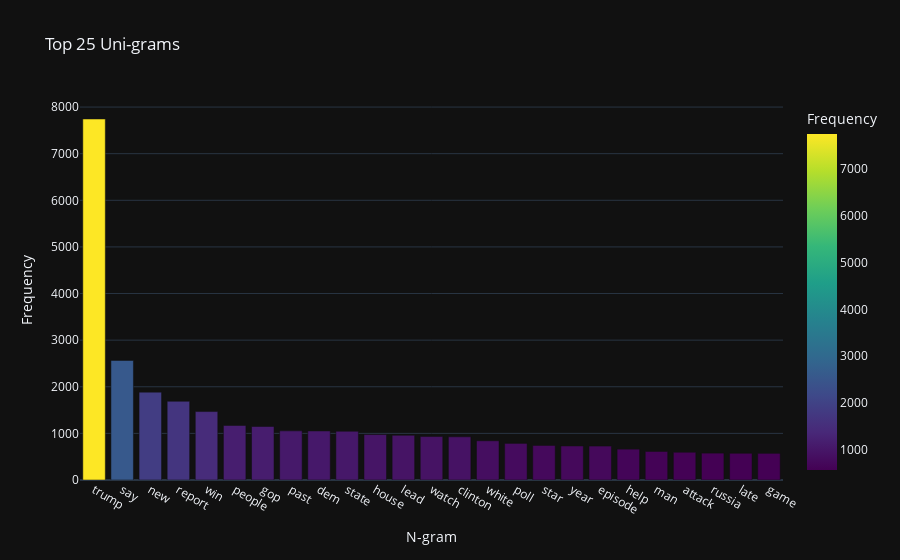
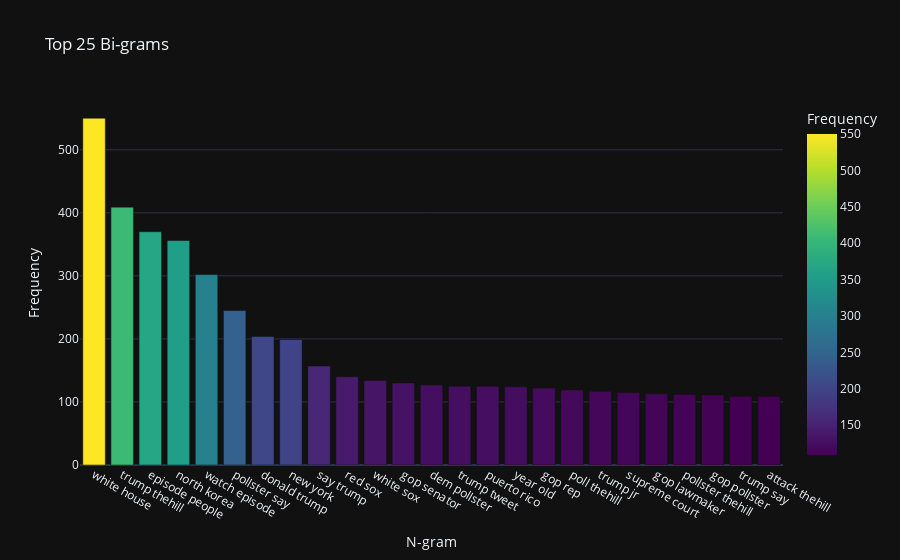
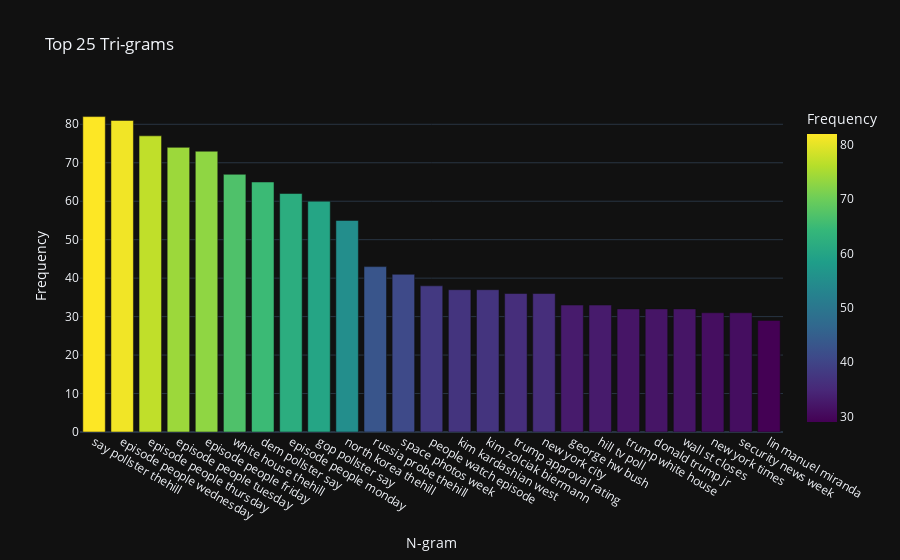
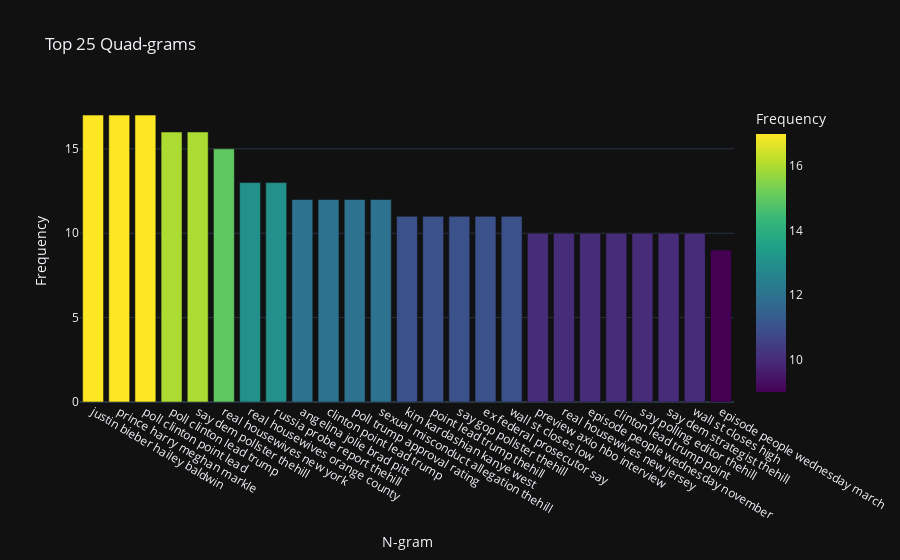

Here is the notebook cell these charts were saved with, in order:
### Markdown cell above
Visualization of N-gram Frequencies

### Code cell
import pandas as pd
from sklearn.feature_extraction.text import CountVectorizer
import plotly.express as px
import string

# Load the dataset
data = pd.read_csv('main.csv')

# Function to clean and prepare text
def clean_text(text):
    # Convert to lower case and remove punctuation
    text = text.lower()
    text = text.translate(str.maketrans('', '', string.punctuation))
    return text

# Apply text cleaning
data['cleaned'] = data['cleaned'].apply(clean_text)

# Function to create n-gram frequency plot
def plot_ngrams(n, max_features=26):
    # Create CountVectorizer object for n-grams
    vectorizer = CountVectorizer(ngram_range=(n, n), stop_words='english', max_features=max_features)
    
    # Fit and transform the data
    ngrams = vectorizer.fit_transform(data['cleaned'])
    
    # Sum up their counts and get feature names
    sum_ngrams = ngrams.sum(axis=0) 
    ngrams_freq = [(word, sum_ngrams[0, idx]) for word, idx in vectorizer.vocabulary_.items()]
    
    # Sort n-grams by frequency
    ngrams_freq = sorted(ngrams_freq, key=lambda x: x[1], reverse=True)
    words, freqs = zip(*ngrams_freq)
    
    # Create a DataFrame
    df_ngrams = pd.DataFrame({'N-gram': words[1:], 'Frequency': freqs[1:]})
    
    # Plot using Plotly
    if n==1:
        grams='Uni'
    elif n==2:
        grams='Bi'
    elif n==3:
        grams='Tri'
    elif n==4:
        grams='Quad'
    fig = px.bar(df_ngrams, x='N-gram', y='Frequency', title=f'Top {25} {grams}-grams', 
                 template='plotly_dark', color='Frequency', color_continuous_scale=px.colors.sequential.Viridis)
    fig.show()

# Plot unigrams, bigrams, and trigrams


## Unigrams

plot_ngrams(1)


## Bigrams
plot_ngrams(2)


## Trigrams
plot_ngrams(3)

## Quadgrams
plot_ngrams(4)

### Figure 1 — Plotly figure (JSON) as saved in the notebook; plotly's stock layout.template omitted (floating-point values rounded to 4 significant figures)
{"data": [{"alignmentgroup": "True", "hovertemplate": "N-gram=%{x}<br>Frequency=%{marker.color}<extra></extra>", "legendgroup": "", "marker": {"color": [7744, 2565, 1885, 1688, 1468, 1169, 1148, 1054, 1051, 1046, 975, 959, 932, 926, 841, 785, 741, 730, 728, 662, 612, 595, 576, 573, 572], "coloraxis": "coloraxis", "pattern": {"shape": ""}}, "name": "", "offsetgroup": "", "orientation": "v", "showlegend": false, "textposition": "auto", "type": "bar", "x": ["trump", "say", "new", "report", "win", "people", "gop", "past", "dem", "state", "house", "lead", "watch", "clinton", "white", "poll", "star", "year", "episode", "help", "man", "attack", "russia", "late", "game"], "xaxis": "x", "y": [7744, 2565, 1885, 1688, 1468, 1169, 1148, 1054, 1051, 1046, 975, 959, 932, 926, 841, 785, 741, 730, 728, 662, 612, 595, 576, 573, 572], "yaxis": "y"}], "layout": {"barmode": "relative", "coloraxis": {"colorbar": {"title": {"text": "Frequency"}}, "colorscale": [[0, "#440154"], [0.1111, "#482878"], [0.2222, "#3e4989"], [0.3333, "#31688e"], [0.4444, "#26828e"], [0.5556, "#1f9e89"], [0.6667, "#35b779"], [0.7778, "#6ece58"], [0.8889, "#b5de2b"], [1, "#fde725"]]}, "legend": {"tracegroupgap": 0}, "title": {"text": "Top 25 Uni-grams"}, "xaxis": {"anchor": "y", "domain": [0, 1], "title": {"text": "N-gram"}}, "yaxis": {"anchor": "x", "domain": [0, 1], "title": {"text": "Frequency"}}}}

### Figure 2 — Plotly figure (JSON) as saved in the notebook; plotly's stock layout.template omitted (floating-point values rounded to 4 significant figures)
{"data": [{"alignmentgroup": "True", "hovertemplate": "N-gram=%{x}<br>Frequency=%{marker.color}<extra></extra>", "legendgroup": "", "marker": {"color": [550, 409, 370, 356, 302, 245, 204, 199, 157, 140, 134, 130, 127, 125, 125, 124, 122, 119, 117, 115, 113, 112, 111, 109, 109], "coloraxis": "coloraxis", "pattern": {"shape": ""}}, "name": "", "offsetgroup": "", "orientation": "v", "showlegend": false, "textposition": "auto", "type": "bar", "x": ["white house", "trump thehill", "episode people", "north korea", "watch episode", "pollster say", "donald trump", "new york", "say trump", "red sox", "white sox", "gop senator", "dem pollster", "trump tweet", "puerto rico", "year old", "gop rep", "poll thehill", "trump jr", "supreme court", "gop lawmaker", "pollster thehill", "gop pollster", "trump say", "attack thehill"], "xaxis": "x", "y": [550, 409, 370, 356, 302, 245, 204, 199, 157, 140, 134, 130, 127, 125, 125, 124, 122, 119, 117, 115, 113, 112, 111, 109, 109], "yaxis": "y"}], "layout": {"barmode": "relative", "coloraxis": {"colorbar": {"title": {"text": "Frequency"}}, "colorscale": [[0, "#440154"], [0.1111, "#482878"], [0.2222, "#3e4989"], [0.3333, "#31688e"], [0.4444, "#26828e"], [0.5556, "#1f9e89"], [0.6667, "#35b779"], [0.7778, "#6ece58"], [0.8889, "#b5de2b"], [1, "#fde725"]]}, "legend": {"tracegroupgap": 0}, "title": {"text": "Top 25 Bi-grams"}, "xaxis": {"anchor": "y", "domain": [0, 1], "title": {"text": "N-gram"}}, "yaxis": {"anchor": "x", "domain": [0, 1], "title": {"text": "Frequency"}}}}

### Figure 3 — Plotly figure (JSON) as saved in the notebook; plotly's stock layout.template omitted (floating-point values rounded to 4 significant figures)
{"data": [{"alignmentgroup": "True", "hovertemplate": "N-gram=%{x}<br>Frequency=%{marker.color}<extra></extra>", "legendgroup": "", "marker": {"color": [82, 81, 77, 74, 73, 67, 65, 62, 60, 55, 43, 41, 38, 37, 37, 36, 36, 33, 33, 32, 32, 32, 31, 31, 29], "coloraxis": "coloraxis", "pattern": {"shape": ""}}, "name": "", "offsetgroup": "", "orientation": "v", "showlegend": false, "textposition": "auto", "type": "bar", "x": ["say pollster thehill", "episode people wednesday", "episode people thursday", "episode people tuesday", "episode people friday", "white house thehill", "dem pollster say", "episode people monday", "gop pollster say", "north korea thehill", "russia probe thehill", "space photos week", "people watch episode", "kim kardashian west", "kim zolciak biermann", "trump approval rating", "new york city", "george hw bush", "hill tv poll", "trump white house", "donald trump jr", "wall st closes", "new york times", "security news week", "lin manuel miranda"], "xaxis": "x", "y": [82, 81, 77, 74, 73, 67, 65, 62, 60, 55, 43, 41, 38, 37, 37, 36, 36, 33, 33, 32, 32, 32, 31, 31, 29], "yaxis": "y"}], "layout": {"barmode": "relative", "coloraxis": {"colorbar": {"title": {"text": "Frequency"}}, "colorscale": [[0, "#440154"], [0.1111, "#482878"], [0.2222, "#3e4989"], [0.3333, "#31688e"], [0.4444, "#26828e"], [0.5556, "#1f9e89"], [0.6667, "#35b779"], [0.7778, "#6ece58"], [0.8889, "#b5de2b"], [1, "#fde725"]]}, "legend": {"tracegroupgap": 0}, "title": {"text": "Top 25 Tri-grams"}, "xaxis": {"anchor": "y", "domain": [0, 1], "title": {"text": "N-gram"}}, "yaxis": {"anchor": "x", "domain": [0, 1], "title": {"text": "Frequency"}}}}

### Figure 4 — Plotly figure (JSON) as saved in the notebook; plotly's stock layout.template omitted (floating-point values rounded to 4 significant figures)
{"data": [{"alignmentgroup": "True", "hovertemplate": "N-gram=%{x}<br>Frequency=%{marker.color}<extra></extra>", "legendgroup": "", "marker": {"color": [17, 17, 17, 16, 16, 15, 13, 13, 12, 12, 12, 12, 11, 11, 11, 11, 11, 10, 10, 10, 10, 10, 10, 10, 9], "coloraxis": "coloraxis", "pattern": {"shape": ""}}, "name": "", "offsetgroup": "", "orientation": "v", "showlegend": false, "textposition": "auto", "type": "bar", "x": ["justin bieber hailey baldwin", "prince harry meghan markle", "poll clinton point lead", "poll clinton lead trump", "say dem pollster thehill", "real housewives new york", "real housewives orange county", "russia probe report thehill", "angelina jolie brad pitt", "clinton point lead trump", "poll trump approval rating", "sexual misconduct allegation thehill", "kim kardashian kanye west", "point lead trump thehill", "say gop pollster thehill", "ex federal prosecutor say", "wall st closes low", "preview axio hbo interview", "real housewives new jersey", "episode people wednesday november", "clinton lead trump point", "say polling editor thehill", "say dem strategist thehill", "wall st closes high", "episode people wednesday march"], "xaxis": "x", "y": [17, 17, 17, 16, 16, 15, 13, 13, 12, 12, 12, 12, 11, 11, 11, 11, 11, 10, 10, 10, 10, 10, 10, 10, 9], "yaxis": "y"}], "layout": {"barmode": "relative", "coloraxis": {"colorbar": {"title": {"text": "Frequency"}}, "colorscale": [[0, "#440154"], [0.1111, "#482878"], [0.2222, "#3e4989"], [0.3333, "#31688e"], [0.4444, "#26828e"], [0.5556, "#1f9e89"], [0.6667, "#35b779"], [0.7778, "#6ece58"], [0.8889, "#b5de2b"], [1, "#fde725"]]}, "legend": {"tracegroupgap": 0}, "title": {"text": "Top 25 Quad-grams"}, "xaxis": {"anchor": "y", "domain": [0, 1], "title": {"text": "N-gram"}}, "yaxis": {"anchor": "x", "domain": [0, 1], "title": {"text": "Frequency"}}}}
